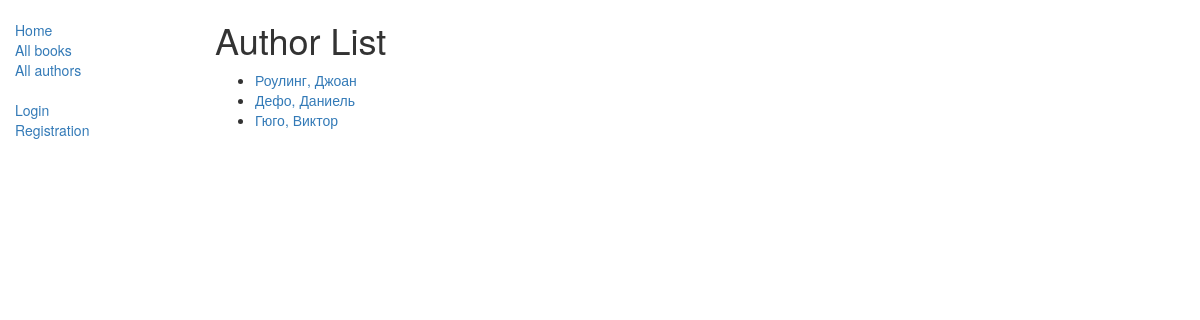
Screenshot of /catalog/authors/ with the database file from the repository.
### catalog/models.py (models this page shows, shortened)
class Author(models.Model):
    first_name = models.CharField(max_length=100)
    last_name = models.CharField(max_length=100)
    date_of_birth = models.DateField(null=True, blank=True)
    date_of_death = models.DateField('died', null=True, blank=True)
    def get_absolute_url(self):
        return reverse('author-detail', args=[str(self.id)])

### catalog/views.py (the view)
class AuthorListView(generic.ListView):
    model = Author
    paginate_by = 10

### catalog/templates/catalog/author_list.html (shortened to what this page needs)
{% extends "base_generic.html" %}
{% block content %}
    <h1>Author List</h1>
    {% if author_list %}
        <ul>
            {% for author in author_list %}
                <li>
                    <a href="{{ author.get_absolute_url }}">{{ author.last_name}}, {{ author.first_name }}</a>
                </li>
            {% endfor %}
        </ul>
    {% else %}
        <p>There are no authors in the library.</p>
    {% endif %}
{% endblock %}

### rows the page displays
Author: last_name "Роулинг", first_name "Джоан"
Author: last_name "Дефо", first_name "Даниель"
Author: last_name "Гюго", first_name "Виктор"
